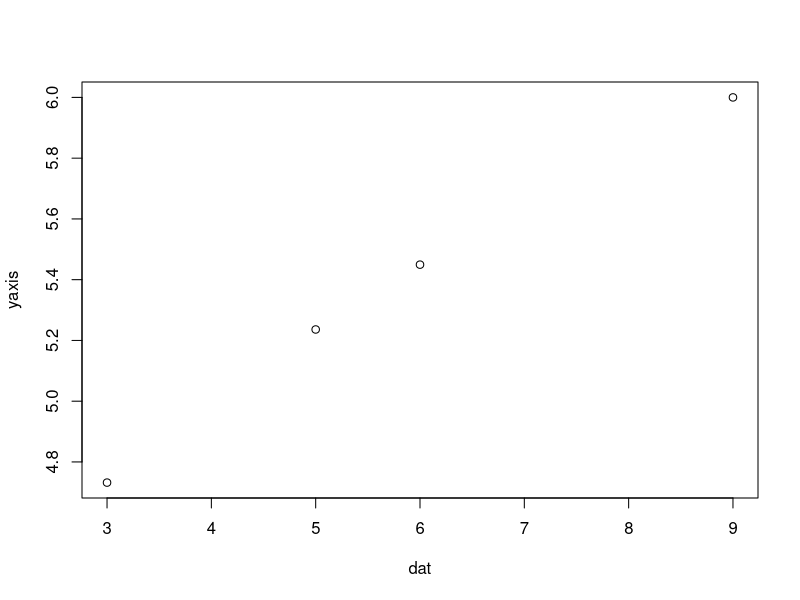

The R source for this figure:
## ---- chunk 1
knitr::opts_chunk$set(echo = TRUE)
## ---- chunk 2
# making some data
dat <- c(3, 5, 6, 9)

mean(dat)
## ---- chunk 3
# making some fake data to put into the plot
yaxis <- sqrt(dat) + 3

plot(x = dat, y = yaxis)
## ---- chunk 4

f_to_c <- function(x) {
  convert <- (x - 32)/1.8
  return(convert)
}

## ---- chunk 5
f_to_c(78)
## ---- chunk 6

c_to_f <- function(x) {
  convert <- x*1.8 + 32
  return(convert)
}

## ---- chunk 7



## ---- chunk 8

# arguments in: from, to, and the temperature
temp.conv <- function(from, to, x) {
  
  # if `from` is "celsius" and `to` is "fahrenheit", then
  if(from == "celsius" & to == "fahrenheit") {
    # convert from celsius to fahrenheit
    convert <- x*1.8 + 32
    
    # if `from` is "fahrenheit" and `to` is "celsius", then
    } else if(from == "fahrenheit" & to == "celsius") {
    # convert from fahrenheit to celsius
    convert <- (x - 32)/1.8
   
    # if inputs that don't match either of the first two conditionals are supplied, give warning and return NA 
    } else {
      warning("The inputs provided (from = '", from, "' & to = '", to,"') are not as expected. Double check spelling.")
      return(NA)
    }
  
  # return the converted value
  return(convert)
}
## ---- chunk 9
temp.conv(from = "celsius", to = "fahrenheit", x = 25)
## ---- chunk 10
temp.conv(from = "c", to = "f", x = 25)
## ---- chunk 11

## ---- chunk 12
# arguments in: from, to, and the temperature
temp.conv <- function(from, to, x) {
  
  # if `from` is "celsius" or "c", and `to` is "fahrenheit" or "f", then
  if(from == "celsius" || from == "c" & to == "fahrenheit" || to == "f") {
    # convert from celsius to fahrenheit
    convert <- x*1.8 + 32
    
    # if `from` is "fahrenheit" or "f", and `to` is "celsius" or "c", then
  } else if(from == "fahrenheit" || from == "f" & to == "celsius" || to == "c") {
    # convert from fahrenheit to celsius
    convert <- (x - 32)/1.8
 
    # if `from` and `to` don't match any of the expected inputs, give warning and return NA 
   } else {
      warning("The inputs provided (from = '", from, "' & to = '", to,"') are not as expected. Double check spelling.")
      return(NA)
  }
  
  # return the converted value
  return(convert)
}
## ---- chunk 13

